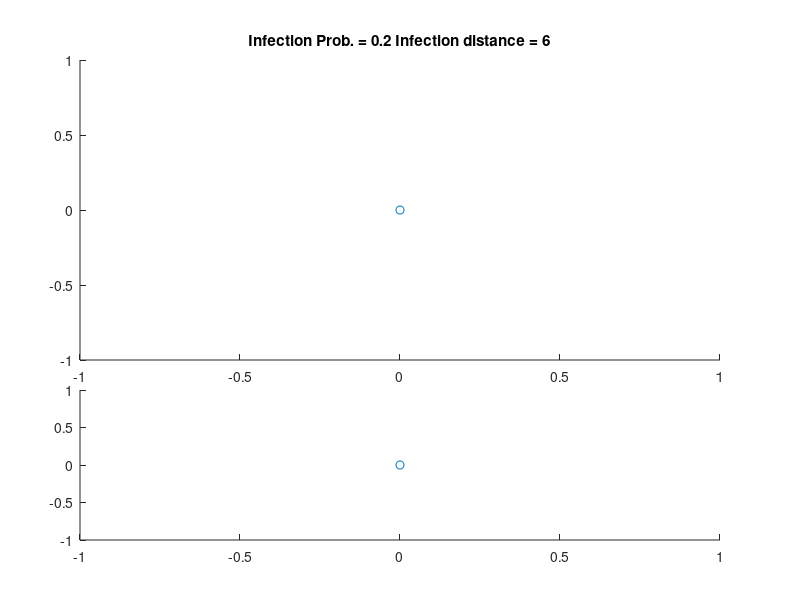

Here is the MATLAB script that generated this plot: (Note: this script raises an error after producing the figure.)
clear all
nPeople = 100;          % Population size
Infect_dist = 6;        % Distance at which people can get infected
Infect_prob = 0.2;      % Probability of infectino spread at any given time instance

% Initialize plot
figure,
h = gcf;
subplot(2,1,1), scatter(0,0);
title(['Infection Prob. = ' num2str(Infect_prob) ' Infection distance = ' num2str(Infect_dist)])
a = gca;
subplot(2,1,2), scatter(0,0);
b = gca;

set(a,'units','normalized','position',[0.1 0.4 0.8 0.5])
set(b,'units','normalized','position',[0.1 0.1 0.8 0.25])

%% Generate Population
P = Population(nPeople);

P.People(1).infected = true;
P.People(2).infected = true;
P.People(3).infected = true;
nInfected=3;
ii=1;

%% Run simulation
while  nInfected(ii) ~= 0
    
    % Move all people around
    for jj = 1 : nPeople
        P.People(jj).move;
    end
    P.collectxy;
    
    % Spread infection
    P.infect(Infect_dist,Infect_prob);
    ii = ii+1;
    
    % Plotting
    P.scatter(a);
    title(a,['Infection Prob. = ' num2str(Infect_prob) ' Infection distance = ' num2str(Infect_dist)]);
    xlim([-50 50]);
    ylim([-50 50]);
    set(a,'xtick',[]);
    set(a,'ytick',[]);
    
    hold(a,'off');
    nInfected(ii) = sum(P.infected);
    nDead(ii) = sum(P.dead);
    nRecovered(ii) = sum(P.recovered);
    hb = bar(b,[nInfected(ii),nRecovered(ii),nDead(ii)],'FaceColor','flat');
    set(b,'xticklabel',{'Infected','Recovered','Dead'})
    hb.CData(1,:) = [1 0 0];
    hb.CData(2,:) = [0 1 0];
    hb.CData(3,:) = [0 0 0];
    F(ii-1) = getframe(h) ;
    pause(0.2);
end

%%
% create the video writer with 1 fps
writerObj = VideoWriter(['Prob' num2str(Infect_prob) 'Dist' num2str(Infect_dist) '.avi']);
writerObj.FrameRate = 5;
open(writerObj);
% write the frames to the video
for i=1:length(F)
% convert the image to a frame
frame = F(i) ;    
writeVideo(writerObj, frame);
end
% close the writer object
close(writerObj);
%%
figure,
plot(nInfected,'r');
hold on
plot(nRecovered,'g');
plot(nDead,'k');
xlabel('Time');
ylabel('Number of people')
legend('Active Cases','Recovered','Dead','Location','best')
title(['Infection Prob. = ' num2str(Infect_prob) ' Infection distance = ' num2str(Infect_dist)]);